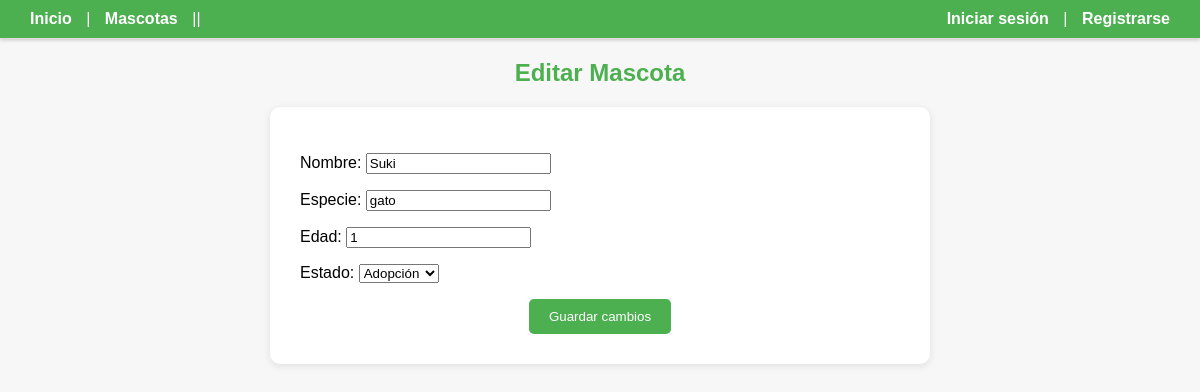
/mascota/editar/3/, run on an earlier commit of the app's database.
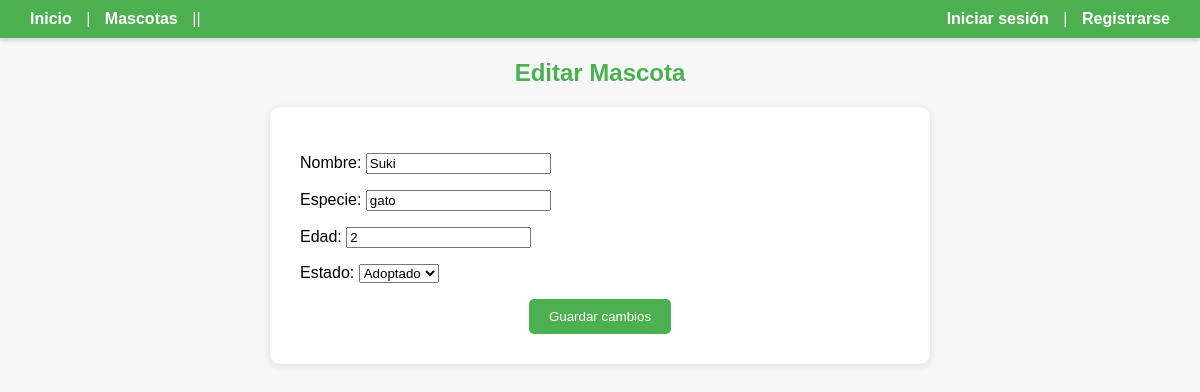
And on a later commit of the database.
### Mascota/models.py (models this page shows, shortened)
class Mascota(models.Model):
    ESTADO_CHOICES = [
        ('adopcion', 'Adopción'),
        ('adoptado', 'Adoptado'),
    ]
    id = models.IntegerField(primary_key=True)
    nombre = models.CharField(max_length=100)
    especie = models.CharField(max_length=50)
    edad = models.CharField(max_length=100)
    estado = models.CharField(max_length=10,
        choices=ESTADO_CHOICES,
        default='adopcion')
    fecha_ingreso = models.DateTimeField(auto_now_add=True)

### Mascota/views.py (the view)
# urls.py: path('mascota/editar/<int:pk>/', views.editar_mascota, name='editar_mascota'),
def editar_mascota(request, pk):
    mascota = get_object_or_404(Mascota, pk=pk)
    if request.method == 'POST':
        form = MascotaForm(request.POST, instance=mascota)
        if form.is_valid():
            form.save()
            return redirect('listado_mascota')
    else:
        form = MascotaForm(instance=mascota)
    return render(request, 'Mascota/editar_mascota.html', {'form': form})

### Mascota/forms.py
class MascotaForm(forms.ModelForm):
    class Meta:
        model = Mascota
        fields = ['nombre','especie','edad','estado']

### Mascota/templates/Mascota/editar_mascota.html (shortened to what this page needs)
{% extends 'pagina/base.html' %}
{% block content %}
  <h2 style="text-align: center; color: #4CAF50; margin-top: 20px;">Editar Mascota</h2>
  <div style="max-width: 600px; margin: 0 auto; background: white; padding: 30px; border-radius: 10px; box-shadow: 0 2px 8px rgba(0,0,0,0.1); margin-top: 20px;">
    <form method="post">
      <div style="margin-bottom: 15px;">
        {{ form.as_p }}
      </div>
      <div style="text-align: center;">
        <button type="submit" style="padding: 10px 20px; background-color: #4CAF50; color: white; border: none; border-radius: 5px; cursor: pointer;">
          Guardar cambios
        </button>
      </div>
    </form>
  </div>
{% endblock %}

What changed in the data, as far as the page shows it:
changed Mascota "Suki": edad "1" → "2"; estado "Adopción" → "Adoptado"
